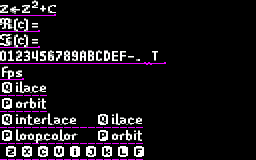
#> input picture Projects/C64/v0325/text.png, 256 x 160 px
$ python make_text.py
#> lines starting #> are read from the running program, lines starting #| are printed output that depends on the picture; after the words box and inside, x2 and y2 are one past the last pixel; in counts of white or black regions, pixels touching at a corner belong together
#!/usr/bin/env ipython3
from pylab import *
from numpy import *
from matplotlib.image import imread

# color is forced to be 0123 red gray mauve black and we need to compensate
'''
0 red (global)
1 gray
2 mauve
3 black
'''
permutation = int32([3,2,2,1])

FONT_HEIGHT = 16

def write_table_bytes(f,a,cspan=16):
    a = array(a).ravel()
    nrows = int(ceil(a.shape[0]/cspan))
    for row in range(nrows):
        bb = a[row*cspan:(row+1)*cspan]
        s = ','.join(['$%02X'%b for b in bb])
        f.write('\t!byte ' + s + '\n')
    f.write('\n')

def padto4(a):
    w = int32(ceil(a.shape[1]/4))*4
    foo = int32(zeros((FONT_HEIGHT,w)))
    foo[:,:a.shape[1]]=a
    return foo

def pack_label(a):
    '''
    Pack label in blitting order.

    Labels start as FONT_HEIGHT x W arrays
    Round W up to multiple of 4
    Group columns into 4
    Pack bytes
    Extract top, bottom blocks

    a = im[:,:28]
    a = pack_label(a)
    close('all')
    a = a.reshape(a.shape[0]//8,8)
    #imshow(a);show(block=True)
    # should be 5 butes of 0xff then a bute of # 0001 0101 = 0x15 = 21
    # byte 15 should be
    # 0 0 1 3
    # 3 3 2 1
    # 1111 1001
    # F9 = 249
    # should end in
    # 1 3 3 3
    # 2 1 1 1
    # 1001 0101
    # 0x95 = 149
    print(a.flat[15])
    print(a)
    '''
    a = padto4(a)
    H,W = a.shape
    a = a.reshape( H, W//4, 4)
    a = permutation[a]
    a = (a[...,0]<<6)|(a[...,1]<<4)|(a[...,2]<<2)|(a[...,3]<<0)
    top = a[:8,:].T.flat
    bot = a[8:,:].T.flat
    a = concatenate([top,bot])
    return a

# labels are packed monolithically
def write_label(name,a):
    W0 = a.shape[1]*2
    a = pack_label(a)
    W = prod(a.shape)//2
    f.write('%s_RAW_WIDTH = %d\n'%(name,W0))
    f.write('%s_PAD_WIDTH = %d\n'%(name,W))
    f.write('\t!byte %d\n'%W0)
    f.write('\t!byte %d\n'%W)
    f.write('%s:\n'%name)
    cspan = FONT_HEIGHT
    for bb in a.reshape(prod(a.shape)//cspan,cspan):
        f.write('\t!byte ' + ','.join(['$%02X'%b for b in bb]) + '\n')
    f.write('\n')

#1234567890ABCDEF
def pack_font(a):
    a = padto4(a)
    a = a.reshape( FONT_HEIGHT, a.shape[1]//4, 4)
    a = permutation[a]
    a = (a[...,0]<<6)|(a[...,1]<<4)|(a[...,2]<<2)|(a[...,3]<<0)
    a = a.T
    return a

# fonts are packed as separate width 4 characters
def write_font(name,a):
    W0 = a.shape[1]*2
    a = pack_font(a)
    W = prod(a.shape)//2
    f.write('%s_RAW_WIDTH = %d\n'%(name,W0))
    f.write('%s_PAD_WIDTH = %d\n'%(name,W))
    f.write('\t!byte %d\n'%W0)
    f.write('\t!byte %d\n'%W)
    f.write('%s:\n'%name)
    cspan = FONT_HEIGHT
    for bb in a.reshape(prod(a.shape)//cspan,cspan):
        f.write('\t!byte ' + ','.join(['$%02X'%b for b in bb]) + '\n')
    f.write('\n')


im = imread('text.png')[...,:3]

# Hide magenta rules
magenta = all(int32(np.round(im))==[1,0,1],-1)
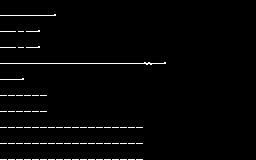
#> magenta: shape (160, 256) bool; 1.9% white in thin lines or dots, all inside (x1, y1, x2, y2) = (0, 14, 166, 160)
im[magenta,:] = [0,0,0]
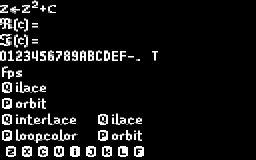
#> im: shape (160, 256, 3) float32; mean R, G, B 0.0833, 0.0836, 0.0832

# Average to width 2 pixels
im = sum(im[:,:,:3],axis=2)
#> im: shape (160, 256) float32
im = (im[:,1::2]+im[:,0::2])/2
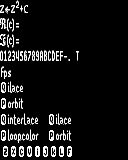
#> im: shape (160, 128) float32; min 0, max 3, mean 0.25; drawn with min black and max white
im = int32(np.round(im+.1))
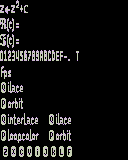
#> im: shape (160, 128) int32; 3 distinct labels, from 0 to 3; one colour per label, 0 black

# Split out the rows
IMW  = im.shape[-1]
#> IMW = 128
NROW = im.shape[0]//FONT_HEIGHT
#> NROW = 10
print('nrows',NROW)
#| nrows 10
im = im.reshape(NROW,FONT_HEIGHT,IMW)

pwidths = int32([1+(where(any(r,0))[0][-1]|3) for r in im])
#> pwidths = [28, 20, 20, 80, 12, 24, 24, 72, 72, 72]
bwidths = pwidths//4
#> bwidths = [7, 5, 5, 20, 3, 6, 6, 18, 18, 18]

rows = [r[:,:w] for r,w in zip(im,pwidths)]
#> rows = 10 items

zlabel = rows[0]
rlabel = rows[1]
ilabel = rows[2]
digits = rows[3]
fpslabel    = rows[4]
interlace   = rows[5]
looplabel   = rows[6]
_           = rows[7]
_           = rows[8]
ZXCV        = rows[9]

Z,X,C,V,I,J,K,L,F = ZXCV.reshape(16,9,8).transpose(1,0,2)

with open('fontscratch.asm', 'w') as f:
    f.write('\n')
    f.write('\n')
    f.write('FONT_HEIGHT = %d\n\n'%FONT_HEIGHT)
    write_label('EQUATION',zlabel  )
#> in pack_label, `a = concatenate([top,bot])`: a = 112 values, max 255 at index 0, min 85 at index 60, mean 219.7
#> the loop in write_label, `for bb in a.reshape(prod(a.shape)//cspan,cspan):` made 7 passes
    write_label('REALEQ'  ,rlabel  )
#> in pack_label (call 2), `a = (a[...,0]<<6)|(a[...,1]<<4)|(a[...,2]<<2)|(a[...,3]<<0)`: a = 16 rows, first 6: [255, 255, 255, 255, 255], [255, 255, 255, 255, 255], [153, 191, 191, 191, 255], [101, 110, 127, 111, 255], [119, 109, 191, 159, 255], [119, 109, 251, 223, 255]
#> the loop in write_label (call 2), `for bb in a.reshape(prod(a.shape)//cspan,cspan):` made 5 passes
    write_label('IMAGEQ'  ,ilabel  )
#> in pack_label (call 3), `a = (a[...,0]<<6)|(a[...,1]<<4)|(a[...,2]<<2)|(a[...,3]<<0)`: a = 16 rows, first 6: [255, 255, 255, 255, 255], [255, 255, 255, 255, 255], [214, 111, 191, 191, 255], [89, 126, 127, 111, 255], [126, 254, 127, 111, 255], [127, 109, 251, 223, 255]
    write_label('FPSLABEL',fpslabel)
#> in pack_label (call 4), `a = (a[...,0]<<6)|(a[...,1]<<4)|(a[...,2]<<2)|(a[...,3]<<0)`: a = 16 rows, first 8: [255, 255, 255], [255, 255, 255], [250, 255, 255], [229, 255, 255], [219, 255, 255], [223, 255, 255], [223, 175, 235], [214, 91, 151]
    write_label('LACELABEL',interlace)
#> in pack_label (call 5), `a = (a[...,0]<<6)|(a[...,1]<<4)|(a[...,2]<<2)|(a[...,3]<<0)`: a = 16 rows, first 6: [255, 255, 255, 255, 255, 255], [255, 255, 251, 255, 255, 255], [245, 127, 183, 255, 255, 255], [214, 95, 119, 255, 255, 255], [219, 159, 247, 255, 255, 255], [221, 223, 183, 175, 239, 239]
    write_label('LOOPLABEL',looplabel)
#> in pack_label (call 6), `a = (a[...,0]<<6)|(a[...,1]<<4)|(a[...,2]<<2)|(a[...,3]<<0)`: a = 16 rows, first 6: [255, 255, 255, 255, 255, 255], [255, 255, 255, 255, 255, 255], [245, 127, 255, 253, 254, 239], [213, 95, 255, 253, 253, 223], [223, 159, 255, 253, 255, 223], [222, 223, 239, 237, 190, 151]

    write_label('ZKEY',Z)
#> in pack_label (call 7), `a = (a[...,0]<<6)|(a[...,1]<<4)|(a[...,2]<<2)|(a[...,3]<<0)`: a = 16 rows, first 8: [255, 255], [255, 255], [255, 87], [253, 85], [253, 169], [253, 253], [253, 109], [253, 189]
    write_label('XKEY',X)
#> in pack_label (call 8), `a = (a[...,0]<<6)|(a[...,1]<<4)|(a[...,2]<<2)|(a[...,3]<<0)`: a = 16 rows, first 8: [255, 255], [255, 255], [255, 87], [253, 85], [253, 153], [253, 237], [253, 121], [253, 117]
    write_label('CKEY',C)
#> in pack_label (call 9), `a = (a[...,0]<<6)|(a[...,1]<<4)|(a[...,2]<<2)|(a[...,3]<<0)`: a = 16 rows, first 8: [255, 255], [255, 255], [255, 87], [253, 85], [253, 101], [253, 185], [253, 221], [253, 213]
    write_label('VKEY',V)
#> in pack_label (call 10), `a = (a[...,0]<<6)|(a[...,1]<<4)|(a[...,2]<<2)|(a[...,3]<<0)`: a = 16 rows, first 8: [255, 255], [255, 255], [255, 87], [253, 85], [253, 153], [253, 221], [253, 221], [253, 221]
    write_label('IKEY',I)
#> in pack_label (call 11), `a = (a[...,0]<<6)|(a[...,1]<<4)|(a[...,2]<<2)|(a[...,3]<<0)`: a = 16 rows, first 8: [255, 255], [255, 255], [255, 87], [253, 85], [253, 101], [253, 117], [253, 101], [253, 117]
    write_label('JKEY',J)
#> in pack_label (call 12), `a = (a[...,0]<<6)|(a[...,1]<<4)|(a[...,2]<<2)|(a[...,3]<<0)`: a = 16 rows, first 8: [255, 255], [255, 255], [255, 87], [253, 85], [253, 105], [253, 125], [253, 93], [253, 93]
    write_label('KKEY',K)
#> in pack_label (call 13), `a = (a[...,0]<<6)|(a[...,1]<<4)|(a[...,2]<<2)|(a[...,3]<<0)`: a = 16 rows, first 8: [255, 255], [255, 255], [255, 87], [253, 85], [253, 213], [253, 217], [253, 221], [253, 237]
    write_label('LKEY',L)
#> in pack_label (call 14), `a = (a[...,0]<<6)|(a[...,1]<<4)|(a[...,2]<<2)|(a[...,3]<<0)`: a = 16 rows, first 8: [255, 255], [255, 255], [255, 87], [253, 85], [253, 149], [253, 213], [253, 213], [253, 213]
    write_label('FKEY',F)
#> in pack_label (call 15), `a = (a[...,0]<<6)|(a[...,1]<<4)|(a[...,2]<<2)|(a[...,3]<<0)`: a = 16 rows, first 8: [255, 255], [255, 255], [255, 87], [253, 85], [253, 169], [253, 253], [253, 213], [253, 229]

    f.write('\n')
    f.write('\n')

with open('fontdata.asm', 'w') as f:
    f.write('\n')
    f.write('\n')
    write_font ('DIGITS'  ,digits)
#> the loop in write_font, `for bb in a.reshape(prod(a.shape)//cspan,cspan):` made 20 passes
    f.write('\n')
    f.write('\n')

    # This is a decimal converstion table for (real,imag) parts of +1
    NDIGITS = 6
    NBITS   = 6
    scale   = 1/64*10**NDIGITS
    N       = 1<<NBITS
    formatter = '%%0%dd'%(NDIGITS+1)
    decimals = int32([[*map(int,formatter%i)] for i in int32(arange(N)*scale+0.5)]).T
    decimals = decimals[1:]
    decimals = (decimals[0::2]<<4)|(decimals[1::2])
    for i in range(NDIGITS//2):
        s = 'DECIMALS_%d:'%i
        f.write(s+'\n')
        cspan = 32
        a = decimals[i]
        for bb in a.reshape(prod(a.shape)//cspan,cspan):
            s = '\t!byte ' + ','.join(['$%02X'%b for b in bb])
            f.write(s + '\n')
    f.write('\n')
    f.write('\n')

    # Decimal conversion table for a byte
    bytes = [int('%02d'%i,16) for i in arange(100)]
    f.write('DECIMAL_INT:\n')
    write_table_bytes(f,bytes)
    f.write('\n')
    f.write('\n')
